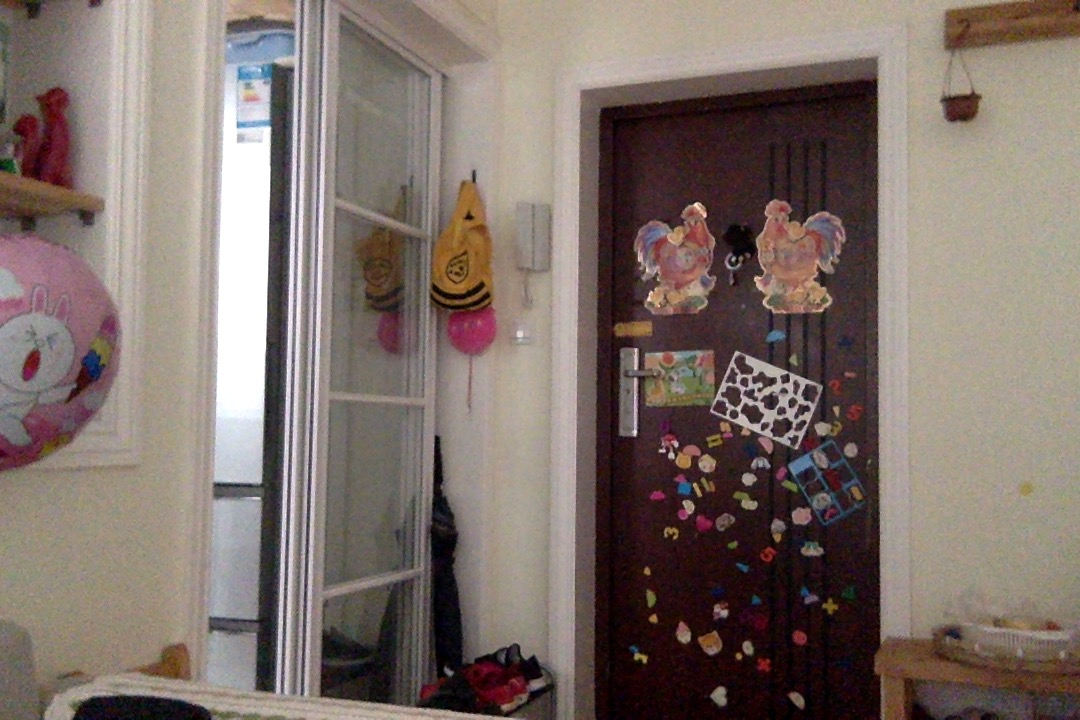
#> input picture similiar/p1.jpg, 1080 x 720 px
$ python test.py   (Python 2 division)
#> lines starting #> are read from the running program, lines starting #| are printed output that depends on the picture; after the words box and inside, x2 and y2 are one past the last pixel; in counts of white or black regions, pixels touching at a corner belong together; long printed decimals are rounded
import cv2
import numpy as np

VLen = 128

def vect(p):
    res = cv2.resize(p, (VLen, VLen)).reshape(VLen*VLen)
    avg = res.sum() / res.size
    v = (res < avg)*2.0 - 1
    return v

def vect2(p):
    res = cv2.resize(p, (VLen, VLen)).reshape(VLen*VLen)
    return (1.0*res)

def vect3(p):
    return vect2(p) - 128

def vect4(p):
    v2 = vect2(p)
    avg = v2.sum() / v2.size
    return v2 - avg

def cos(a, b):
    return (sum(a*b) ** 2) / (sum(a**2) * sum(b**2))

p1 = cv2.imread('./p1.jpg', cv2.IMREAD_GRAYSCALE)
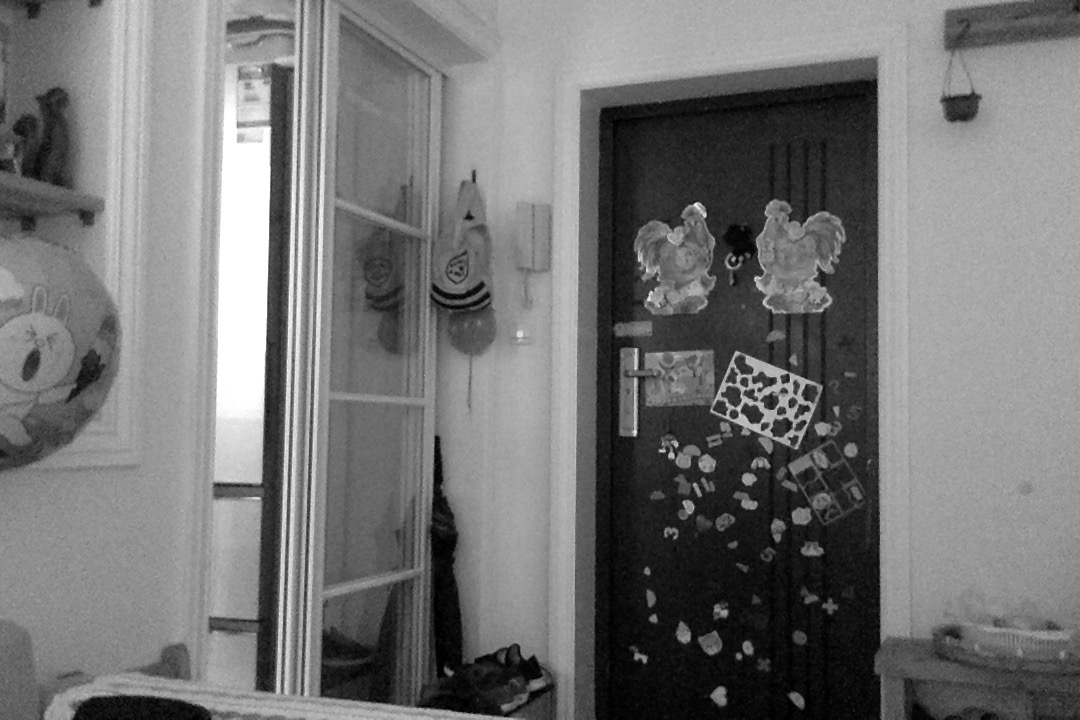
#> p1: shape (720, 1080); min 0, max 255, mean 116.2
p2 = cv2.imread('./p2.jpg', cv2.IMREAD_GRAYSCALE)
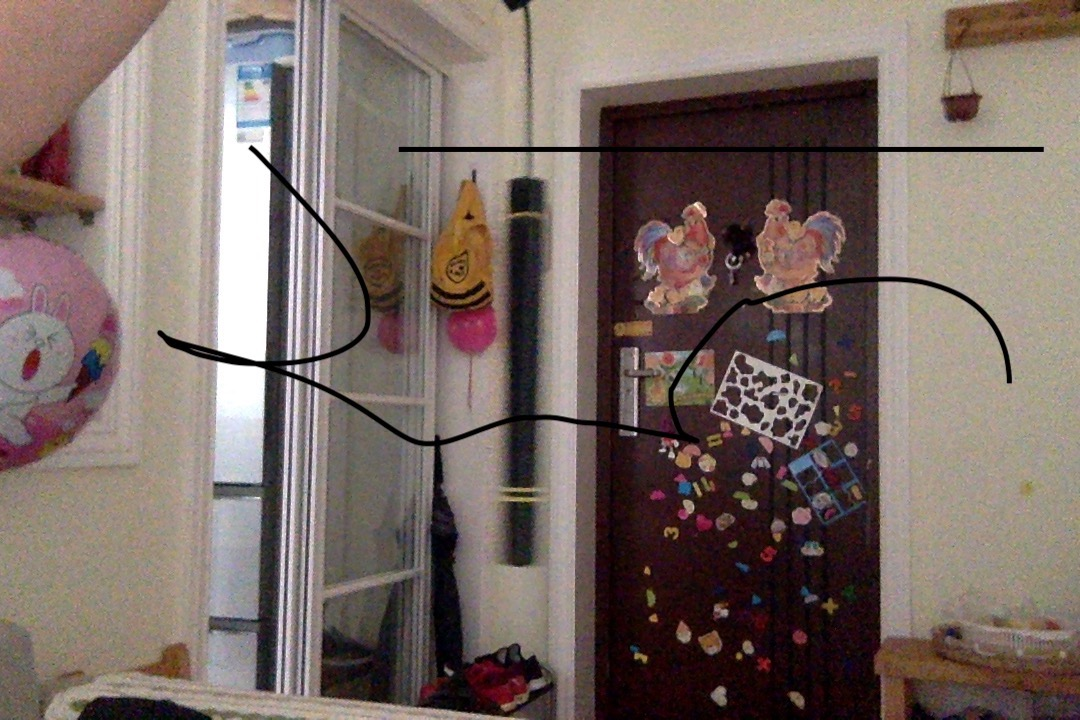
#> input picture similiar/p2.jpg, 1080 x 720 px
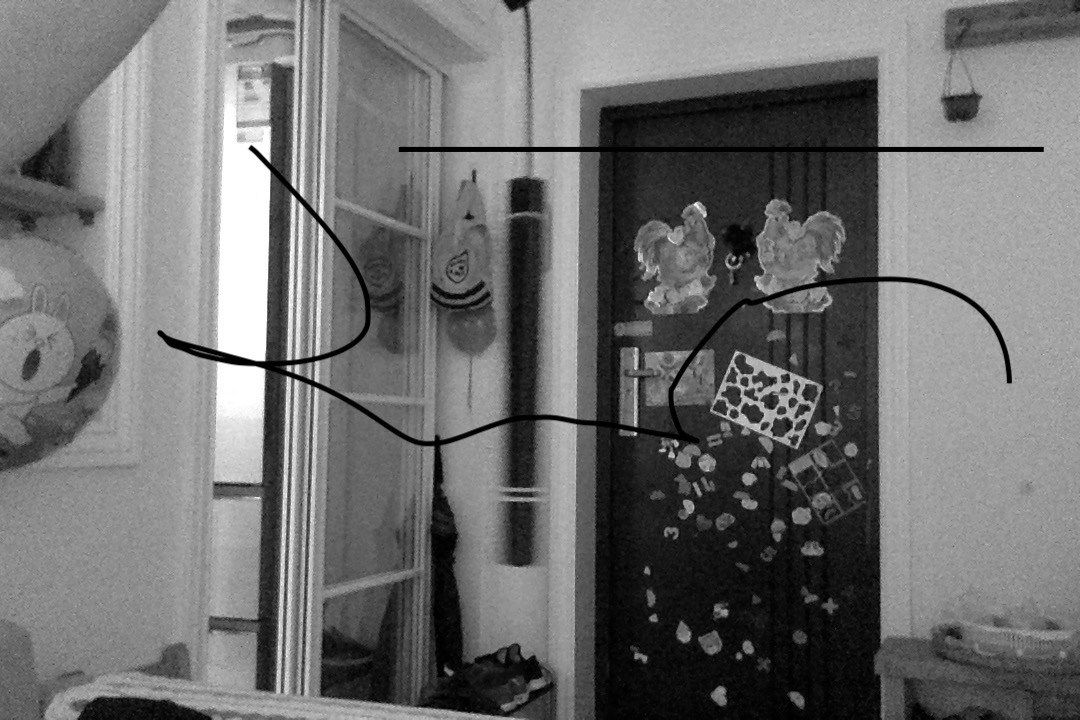
#> p2: shape (720, 1080); min 0, max 255, mean 111

pn = 256 - p1
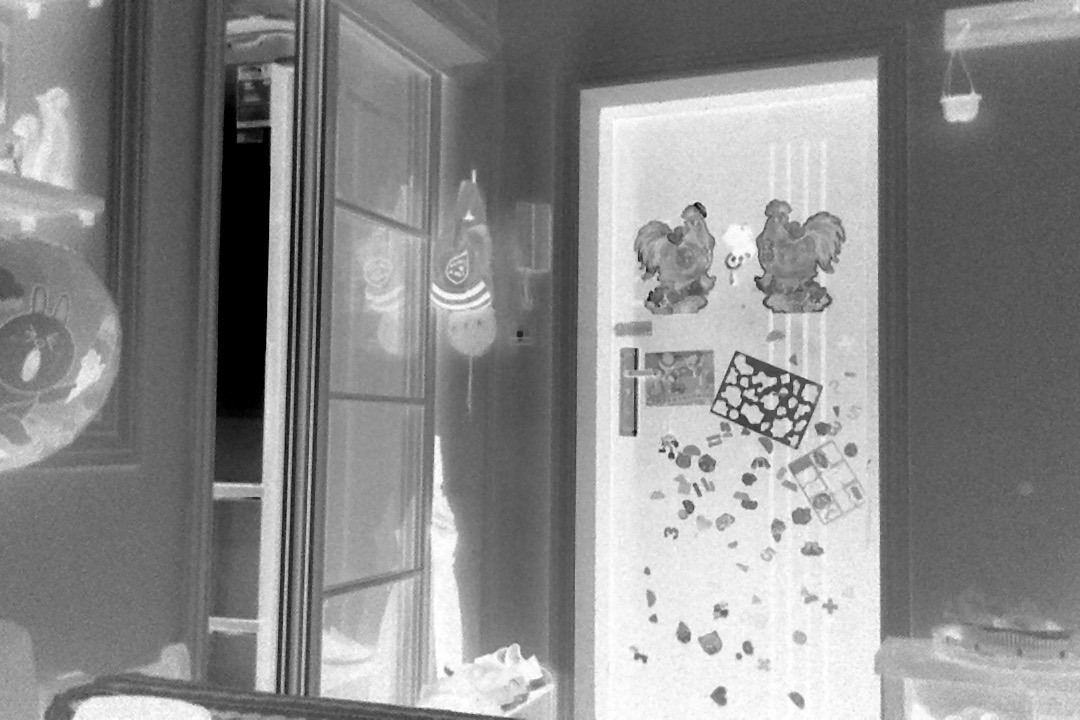
#> pn: shape (720, 1080) uint16; min 1, max 256, mean 139.8; drawn with min black and max white

print cos(vect(p1), vect(p2))
#> in vect, `res = cv2.resize(p, (VLen, VLen)).reshape(VLen*VLen)`: res = 16384 values, max 255 at index 2587, min 0 at index 14516, mean 116.2
#> in vect, `avg = res.sum() / res.size`: avg = 116
#> in vect, `v = (res < avg)*2.0 - 1`: v = 16384 values, max 1 at index 0, min -1 at index 8, mean -0.14
#| 0.7569
print cos(vect2(p1), vect2(p2))
#| 0.9656
print "v3, p1, p2:", cos(vect3(p1), vect3(p2))
#| v3, p1, p2: 0.8483
print cos(vect2(p1), vect2(pn))
#| 0.4203
print cos(vect3(p1), vect3(pn))
#| 1
print "v4, p1, p2:", cos(vect4(p1), vect4(p2))
#> in vect4, `v2 = vect2(p)`: v2 has the same summary as res in vect
#> in vect4, `avg = v2.sum() / v2.size`: avg = 116.2
#| v4, p1, p2: 0.8458


print cos(vect2(256-p1), vect2(256-p2))
#> in vect2 (call 12), `res = cv2.resize(p, (VLen, VLen)).reshape(VLen*VLen)`: res = 16384 values, max 256 at index 3376, min 1 at index 2971, mean 145
#> in vect2 (call 12), `res = cv2.resize(p, (VLen, VLen)).reshape(VLen*VLen)`:
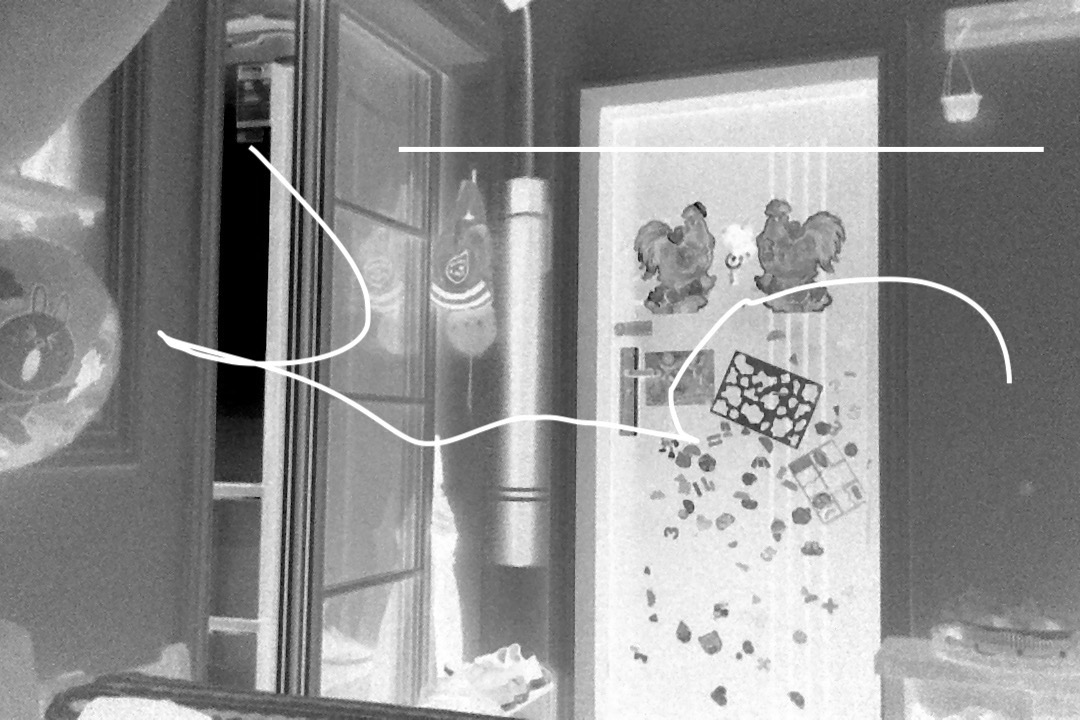
#> p: shape (720, 1080) uint16; min 1, max 256, mean 145; drawn with min black and max white
#| 0.9765
black = np.zeros((VLen, VLen), dtype="uint8")
#> black: shape (128, 128); every value is 0
black[0, 0] = 1
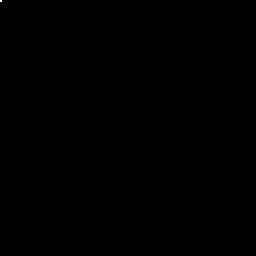
#> black: shape (128, 128) (shown 2 times larger); values 0 (black) and 1 (white), 0.01% white in thin lines or dots, all inside (x1, y1, x2, y2) = (0, 0, 1, 1)
white = 256 * np.ones((VLen, VLen), dtype="uint8")
print cos(vect2(p1), vect2(black))
#| 1.476089808258997e-05
print cos(vect2(p1), vect2(white))
#> in vect2 (call 16), `res = cv2.resize(p, (VLen, VLen)).reshape(VLen*VLen)`: p: shape (128, 128) uint16; every value is 256
#| 0.7966
print cos(vect3(p1), vect3(black))
#| 0.03913
print cos(vect3(p1), vect3(white))
#| 0.03913


p3 = cv2.imread('./portrait.jpeg', cv2.IMREAD_GRAYSCALE)
#> (the run stopped early here; a loop or call above may not have finished)
